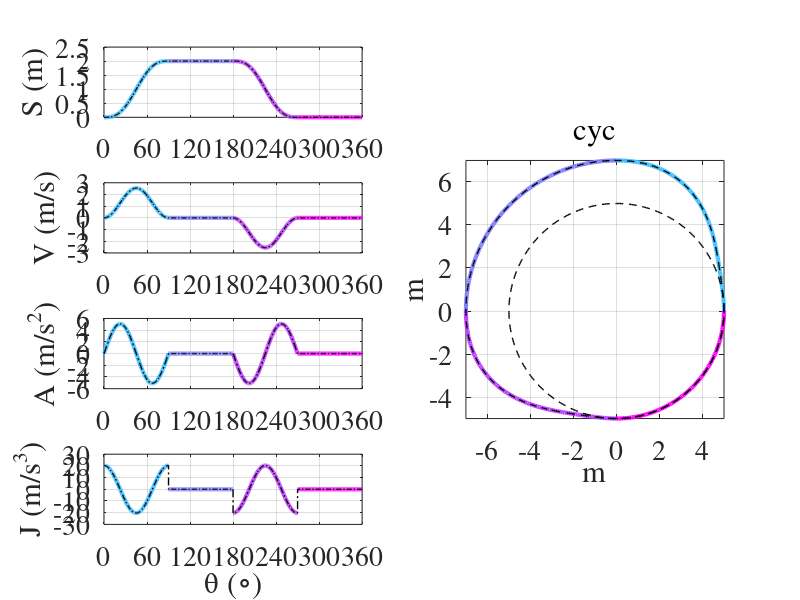

The MATLAB script that drew this image:
function cam=scca_dd(fun, h, beta, omega, base_rad, units)
% scca_dd performs design and SVAJ analysis of a cam profile
% 
% Syntax
%
%   cam=scca_dd(fun, h, beta, omega, base_rad, units)
%
%
% Description
%   cam=scca_dd(fun, h, beta, omega, base_rad, units)
%   takes as input a single SCCA function, the change in height,  
%   beta in radians, angular velocity, base radius
%   and the units of base radius and height
%   it returns a matrix cam which contains rows represnting an angle, 
%   and the s, v, a, j values for that angle
%
%   if you enter beta values that don't add up to zero the function
%   automatically assumes a dwell for the remaining portion
%
%   fun can be 'modtrap', for modified trapezoidal, 'modsin' for modified sine, and
%   'cyc' for cycloidal displacement
%
% Reference
%   [1] R. L. Norton, Design of Machinery, McGrawHill
%
% Example:
% design a cam with 5 cm base radius that rises 2 cm for 90 deg., dwells
% for 90 degree, then falls for 2 cm for 90 degrees and dwells for the rest
% scca_dd('modtrap', [2, 0, -2], [pi/2, pi/2, pi/2], 1, 5, 'cm');
%
% Sachit Butail, NIU, 2016


if nargin < 1
    fun='cyc';
    h=[2, 0, -2];
    beta=[pi/2, pi/2, pi/2];
    omega=1;
    base_rad=5;
    units='m';
end


h=[0, h];
beta=[0, beta];

if sum(beta) < 2*pi
    beta=[beta, 2*pi-sum(beta)];
    h=[h, 0];
end


switch fun
    case 'modtrap'
        b=0.25; 
        c=0.5; 
        d=0.25;
        Ca=4.881;
    case 'shm' % *
        b=0;
        c=0;
        d=1;
        Ca=4.9348;
    case 'ca' % *
        b=0;
        c=1;
        d=0;
        Ca=4;
    case 'modsin'
        b=0.25; 
        c=0.0; 
        d=0.75;
        Ca=5.528;
    case 'cyc'
        b=0.5; 
        c=0.0; 
        d=0.5;
        Ca=6.2832;        
end


% plot svaj

figure(1); gcf; clf;
sp=0;
cam=[];
fs=20;
clr=colormap(cool(numel(h)));
for sec=2:numel(h)
    [s, v, a, j, xz]=svaj(beta(sec), h(sec), b, c, d, Ca, omega);
    
    % reset to the last position from previous timestep
    s=s+sp-s(1);
    sp=s(end);
    
    
    figure(1); gcf;
    subplot(4,2,1);
    angle=beta(sec)*xz+sum(beta(1:sec-1));
    plot(angle*180/pi, s, 'linewidth', 3, 'color', clr(sec,:));
    grid on; hold on;
    set(gca, 'fontsize', fs, 'xlim', [0, 360], 'fontname', 'times');
    set(gca, 'xtick', 0:60:360);
    ylabel(sprintf('S (%s)', units));
    
    subplot(4,2,3);
    plot(angle*180/pi, v, 'linewidth', 3, 'color', clr(sec,:));
    grid on; hold on;
    set(gca, 'fontsize', fs, 'xlim', [0, 360], 'fontname', 'times');
    set(gca, 'xtick', 0:60:360);
    ylabel(sprintf('V (%s/s)', units));
    
    subplot(4,2,5);
    plot(angle*180/pi, a, 'linewidth', 3, 'color', clr(sec,:));
    grid on; hold on;
    set(gca, 'fontsize', fs, 'xlim', [0, 360], 'fontname', 'times');
    set(gca, 'xtick', 0:60:360);
    ylabel(sprintf('A (%s/s^2)', units));
    
    subplot(4,2,7);
    plot(angle*180/pi, j, 'linewidth', 3, 'color', clr(sec,:));
    grid on; hold on;
    set(gca, 'fontsize', fs, 'xlim', [0, 360], 'fontname', 'times');
    set(gca, 'xtick', 0:60:360);
    ylabel(sprintf('J (%s/s^3)', units));
    xlabel('\theta (\circ)');

    subplot(4,2,[2, 4, 6, 8]); 
    plot((base_rad+s).*cos(angle), (base_rad+s).*sin(angle), ...
                'linewidth', 3, 'color', clr(sec,:));
    hold on;
    set(gca, 'fontsize', fs, 'fontname', 'times');
    xlabel(units); ylabel(units);
    axis image;
    grid on;
    cam=[cam; angle, s, v, a j];
end

figure(1); gcf;
subplot(4,2,1);
plot(cam(:,1)*180/pi, cam(:,2), 'k-.', 'linewidth', 1);
subplot(4,2,3);
plot(cam(:,1)*180/pi, cam(:,3), 'k-.', 'linewidth', 1);
subplot(4,2,5);
plot(cam(:,1)*180/pi, cam(:,4), 'k-.', 'linewidth', 1);
subplot(4,2,7);
plot(cam(:,1)*180/pi, cam(:,5), 'k-.', 'linewidth', 1);
subplot(4,2,[2, 4, 6, 8]); 
plot((base_rad+cam(:,2)).*cos(cam(:,1)), (base_rad+cam(:,2)).*sin(cam(:,1)),...
    'k--', 'linewidth', 1);
plot((base_rad).*cos(cam(:,1)), (base_rad).*sin(cam(:,1)),...
    'k--', 'linewidth', 1);
title(fun, 'fontweight', 'normal');


function [S, V, A, J, xz]=svaj(beta, h, b, c, d, Ca, omega)


% zone 1
x=0:.01:b/2; n1=numel(x);
xz(1:n1,1)=x;
y(1:n1,1)=Ca*(b/pi*x-(b/pi)^2*sin(pi/b*x));
ydot(1:n1,1)=Ca*(b/pi-b/pi*cos(pi/b*x));
yddot(1:n1,1)=Ca*sin(pi/b*x);
ydddot(1:n1,1)=Ca*pi/b*cos(pi/b*x);

% zone 2
x=b/2:.01:(1-d)/2; n2=numel(x); n1=numel(xz);
xz(n1+1:n1+n2,:)=x;
y(n1+1:n1+n2,:)=Ca*(x.^2/2+b*(1/pi-1/2).*x + b^2*(1/8-1/pi^2));
ydot(n1+1:n1+n2,:)=Ca*(x+b*(1/pi-1/2));
yddot(n1+1:n1+n2,:)=Ca;
ydddot(n1+1:n1+n2,:)=0;

% zone 3
x=(1-d)/2:.01:(1+d)/2; n3=numel(x); n2=numel(xz);
xz(n2+1:n2+n3,:)=x;
y(n2+1:n2+n3,:)=Ca*((b/pi+c/2)*x +(d/pi)^2 + b^2*(1/8-1/pi^2)-(1-d)^2/8 ...
            -(d/pi)^2*cos(pi/d*(x-(1-d)/2)));
ydot(n2+1:n2+n3,:)=Ca*(b/pi+c/2+d/pi*sin(pi/d*(x-(1-d)/2)));
yddot(n2+1:n2+n3,:)=Ca*cos(pi/d*(x-(1-d)/2));
ydddot(n2+1:n2+n3,:)=-Ca*pi/d*sin(pi/d*(x-(1-d)/2));

% zone 4
x=(1+d)/2:.01:(1-b/2); n4=numel(x); n3=numel(xz);
xz(n3+1:n3+n4,:)=x;
y(n3+1:n3+n4,:)=Ca*(-x.^2/2+(b/pi+1-b/2)*x + (2*d^2-b^2)*(1/pi^2-1/8)-1/4);
ydot(n3+1:n3+n4,:)=Ca*(-x+b/pi+1-b/2);
yddot(n3+1:n3+n4,:)=-Ca;
ydddot(n3+1:n3+n4,:)=0;

% zone 5
x=(1-b/2):.01:1; n5=numel(x); n4=numel(xz);
xz(n4+1:n4+n5,:)=x;
y(n4+1:n4+n5,:)=Ca*(b/pi*x+2*(d^2-b^2)/pi^2+((1-b)^2-d^2)/4-...
                    (b/pi)^2*sin(pi/b*(x-1)));
ydot(n4+1:n4+n5,:)=Ca*(b/pi-b/pi*cos(pi/b*(x-1)));
yddot(n4+1:n4+n5,:)=Ca*sin(pi/b*(x-1));
ydddot(n4+1:n4+n5,:)=Ca*pi/b*cos(pi/b*(x-1));

% compute s v a j
if h >= 0
    s=h*y; S=s;
    v=h/beta*ydot; V=v*omega;
    a=h/beta^2*yddot; A=a*omega^2;
    j=h/beta^3*ydddot; J=j*omega^3;
elseif h < 0
    h=-h;
    s=h*(1-y); S=s;
    v=-h/beta*ydot; V=v*omega;
    a=-h/beta^2*yddot; A=a*omega^2;
    j=-h/beta^3*ydddot; J=j*omega^3;
end
